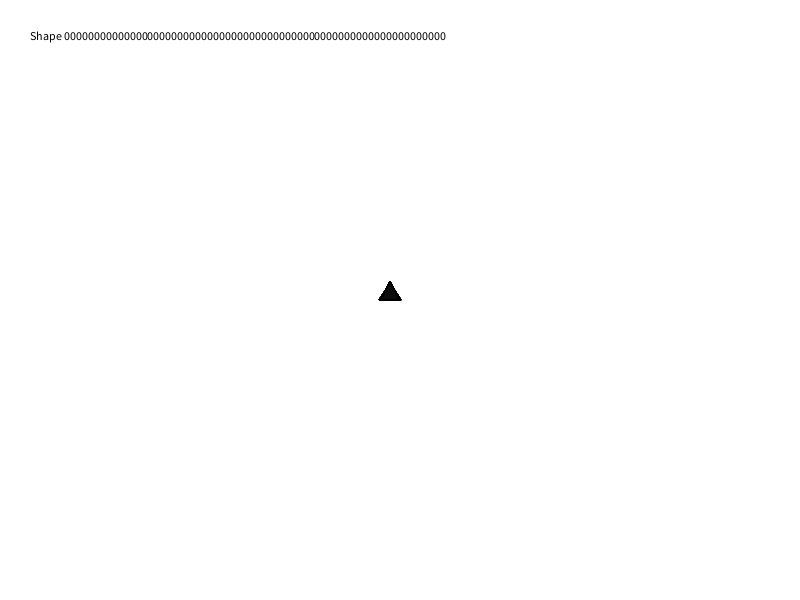
Frame 1 (no input)
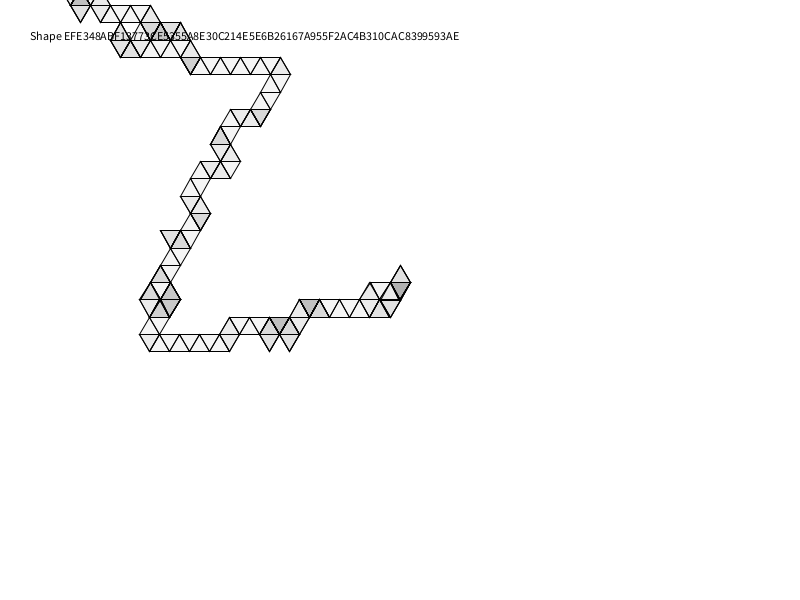
Frame 60 (the mouse pressed at the canvas centre just before this capture)
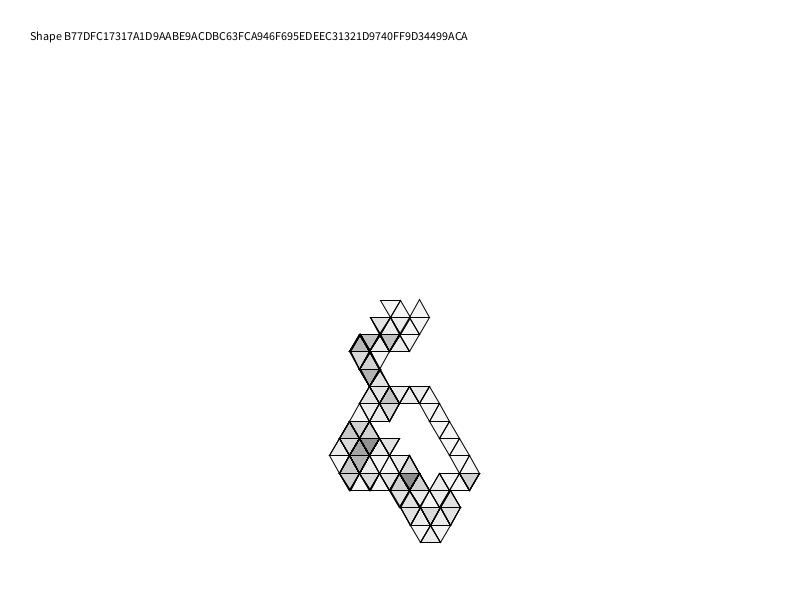
Frame 120 (the mouse held since frame 60 and released just before this capture)

The Processing sketch that drew these frames (run headless with seeded random() and noise(); from frame 60 on, the mouse is pressed at the canvas centre):

// Processing sketch: triangle_codes_2
// ── triangle_codes_2.pde

float turtle_angle = 0;
float turtle_move_length = 20.0;
float turtle_turn_angle = PI * 4 / 6;
float turtle_x = 400;
float turtle_y = 400;

int[] code;


void bit(boolean b) {
  // Triangle to the left/right of the turtle.

  // Move forward, turn, move forward, turn,
  // create triangle from the last three points.

  float tx0 = turtle_x, ty0 = turtle_y;
  turtle_x -= turtle_move_length * cos(turtle_angle);
  turtle_y -= turtle_move_length * sin(turtle_angle);
  turtle_angle += b ? -turtle_turn_angle : turtle_turn_angle;
  float tx1 = turtle_x, ty1 = turtle_y;
  turtle_x -= turtle_move_length * cos(turtle_angle);
  turtle_y -= turtle_move_length * sin(turtle_angle);
  turtle_angle += b ? -turtle_turn_angle : turtle_turn_angle;
  float tx2 = turtle_x, ty2 = turtle_y;

  triangle(tx0, ty0, tx1, ty1, tx2, ty2);
} 

void quietBit(boolean b) {
  // Triangle to the left/right of the turtle.
  // Don't draw anything.

  turtle_x -= turtle_move_length * cos(turtle_angle);
  turtle_y -= turtle_move_length * sin(turtle_angle);
  turtle_angle += b ? -turtle_turn_angle : turtle_turn_angle;
  turtle_x -= turtle_move_length * cos(turtle_angle);
  turtle_y -= turtle_move_length * sin(turtle_angle);
  turtle_angle += b ? -turtle_turn_angle : turtle_turn_angle;
} 

void resetTo(float x, float y) {
  stroke(0);
  fill(0, 10);
  turtle_x = x;
  turtle_y = y;
  turtle_angle = 0;
}

void bits(int b, int len) {
  while (len > 0) {
    len--;
    bit(( (b >> len) & 1 ) != 0 );
  }
}

void quietBits(int b, int len) {
  while (len > 0) {
    len--;
    quietBit(( (b >> len) & 1 ) != 0 );
  }
}

void setup() {
  size(800, 600);
  code = new int[8];
}

void improveCode( float baselineX, float baselineY, float goalX, float goalY ) {
  int[] c = new int[code.length];

  for (int iter = 0; iter < 1000; iter++) {

    // Backup copy of code array before we modify it
    arrayCopy(code, c);
  
    // Make random changes  
    for (int flips = 0; flips < 100; flips++) {
      code[(int)random(code.length)] ^= 1 << (int)random(32);
    }
    
    resetTo(width/2, height/2);

    for (int i = 0; i < code.length; i++) {
      quietBits(code[i], 32);
    }
  
    float d1x = baselineX - goalX;
    float d1y = baselineY - goalY;
  
    float d2x = turtle_x - goalX;
    float d2y = turtle_y - goalY;
   
    if (d2x*d2x + d2y*d2y <= d1x*d1x + d1y*d1y) {
      // This random change didn't hurt. Keep it!
      baselineX = turtle_x;
      baselineY = turtle_y;
    } else {
      // Revert
      arrayCopy(c, code);
    }
  }
}

void draw() {
  background(255);

  fill(0);
  String s = "Shape ";
  for (int i = 0; i < code.length; i++) {
    s += hex(code[i]);
  }
  text(s, 30, 40);
 
  resetTo(width/2, height/2);
  for (int i = 0; i < code.length; i++) {
    bits(code[i], 32);
  }

  improveCode( turtle_x, turtle_y, mouseX, mouseY );
}
